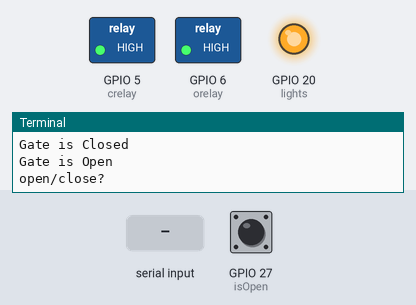
Simulated run of this program. Board: Raspberry Pi (BCM pin numbers). On the bench: switched loads named in the program (green lamp = pin HIGH), output pins drawn as LEDs (lit = HIGH), the last lines printed to the terminal. The inputs (shaded band) are chosen by the test bench; at power-on: GPIO 27 (isOpen) HIGH.

Above: at 1.2 s.
1.3 s: "on" typed at the terminal, then Enter
At 2.0 s:
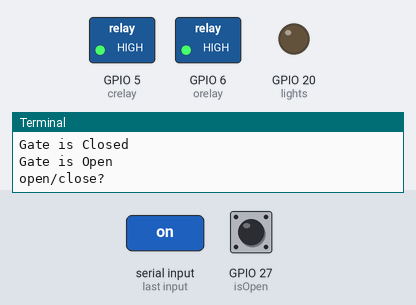
2.8 s: "open" typed at the terminal, then Enter
4.3 s: "close" typed at the terminal, then Enter
Timing chart, 0 to 7.3 s (numbered marks = the images above; inputs shaded):
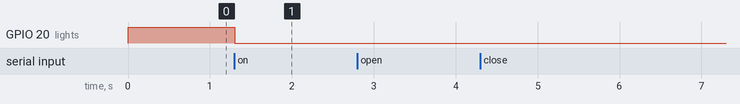

The program:

manualControl.py
```python
import RPi.GPIO as GPIO
from time import sleep


isClose = 26
isOpen = 27
crelay = 5
orelay = 6
lights = 20
lift = 17
hik = 18
ac = 19
GPIO.setmode(GPIO.BCM)
GPIO.setup(crelay, GPIO.OUT, initial=GPIO.HIGH)
GPIO.setup(orelay, GPIO.OUT, initial=GPIO.HIGH)
GPIO.setup(lights, GPIO.OUT, initial=GPIO.HIGH)
GPIO.setup(isClose, GPIO.IN, pull_up_down=GPIO.PUD_UP)
GPIO.setup(isOpen, GPIO.IN, pull_up_down=GPIO.PUD_UP)
GPIO.setup(lift, GPIO.IN, pull_up_down=GPIO.PUD_UP)
GPIO.setup(hik, GPIO.IN, pull_up_down=GPIO.PUD_UP)
GPIO.setup(ac, GPIO.IN, pull_up_down=GPIO.PUD_UP)


def closeRelayOn():
    GPIO.output(crelay, 0)

def closeRelayOff():
    GPIO.output(crelay, 1)

def openRelayOn():
    GPIO.output(orelay, 0)

def openRelayOff():
    GPIO.output(orelay, 1)

def lightsOn():
    print("Lights are on")
    try:
        GPIO.output(lights, 0)
    except Exception as e:
        print(e)

def lightsOff():
    print("Lights are off")
    try:
        GPIO.output(lights, 1)
    except Exception as e:
        print(e)
def checkRex():
    if GPIO.input(lift):
        print("Lift master is pressed")
    elif GPIO.input(hik):
        print("Door station is pressed")
    elif GPIO.input(ac):
        print("Access keypad is pressed")


def close_gate():
    counter = 0
    while True:
        closeRelayOn()
        if GPIO.input(isClose):
            closeRelayOff()
            print(counter)
            break
        sleep(1)
        counter += 1
#    closeRelayOn()
#    sleep(30)
#    closeRelayOff()
def open_gate():
    counter = 0
    while True:
        openRelayOn()
        if GPIO.input(isOpen):
            openRelayOff()
            print(counter)
            break
        sleep(1)
        counter += 1
#    openRelayOn()
#    sleep(30)
#    openRelayOff()


#GPIO.output(lights, 0)
try:
    while True:
        print(GPIO.input(26))
        print(GPIO.input(27))
        if GPIO.input(26):
            print("Gate is Closed")
        if GPIO.input(27):
            print("Gate is Open")
        command = input("open/close?")
        if command == "open":
            try:
                open_gate()
            except Exception as e:
                print(e)

        elif command == "close":
            try:
                close_gate()
            except Exception as e:
                print(e)
        elif command == "on":
            try:
                lightsOn()
            except Exception as e:
                print(e)
        elif command == "off":
            try:
                lightsOff()
            except Exception as e:
                print(e)
        elif command == "rex":
            checkRex()
except KeyboardInterrupt:
    GPIO.cleanup()
finally:
    #GPIO.output(lights, 1)
    GPIO.cleanup()
```

Measured:
- after the input at 1.3 s, GPIO 20 (lights): HIGH → LOW at once
